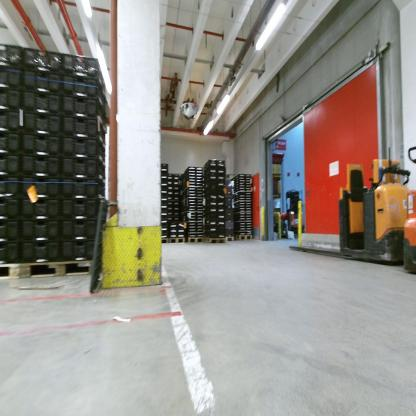
#> input picture dataset_acquisition_and_preparation/dataset/test/images/1211768-1132_jpg.rf.3b5d8745b10b9cc8ba12710c1226cbb6.jpg, 416 x 416 px, found by its file name; its folder holds only this picture in this run
$ jupyter execute --allow-errors data_preparation.ipynb   (shell and % lines are left out)
#> lines starting #> are read from the running program, lines starting #| are printed output that depends on the picture
## Data Preparation

***Mounting google drive***

[cell 1]
from google.colab import drive
drive.mount('/content/drive')

***Installing the dependencies***

***Inferencing on a single image using an open source model***

[cell 2]
from inference_sdk import InferenceHTTPClient

#> (the rest of this cell did not finish here and is left out)

#> (a cell that did not finish here is left out)

***Displaying the image with the result annotations***

[cell 4]
import cv2
from google.colab.patches import cv2_imshow

image_path = "/content/drive/MyDrive/images/1000736-6303_jpg.rf.92c0d6c8403755071eac22527c9ad815.jpg"
image = cv2.imread(image_path)

#> (the rest of this cell did not finish here and is left out)

***Running model on all the images and storing the annotations in YOLOv11 format.***

[cell 5]
import os
from google.colab import drive
from inference_sdk import InferenceHTTPClient
from inference_sdk import InferenceConfiguration
import cv2

#> (the rest of this cell did not finish here and is left out)

***Organizing the dataset into training, validation and test sets***

[cell 6]
import os
import random
import shutil

image_folder_path = "/content/drive/MyDrive/images"
annotation_folder_path = "/content/drive/MyDrive/yolo_annotations"

train_ratio = 0.7
val_ratio = 0.15
test_ratio = 0.15

train_image_dir = "/content/drive/MyDrive/dataset/train/images"
train_label_dir = "/content/drive/MyDrive/dataset/train/labels"
val_image_dir = "/content/drive/MyDrive/dataset/val/images"
val_label_dir = "/content/drive/MyDrive/dataset/val/labels"
test_image_dir = "/content/drive/MyDrive/dataset/test/images"
test_label_dir = "/content/drive/MyDrive/dataset/test/labels"

os.makedirs(train_image_dir, exist_ok=True)
os.makedirs(train_label_dir, exist_ok=True)
os.makedirs(val_image_dir, exist_ok=True)
os.makedirs(val_label_dir, exist_ok=True)
os.makedirs(test_image_dir, exist_ok=True)
os.makedirs(test_label_dir, exist_ok=True)

image_files = [f for f in os.listdir(image_folder_path) if f.endswith((".jpg"))]
random.shuffle(image_files)

num_images = len(image_files)
num_train = int(train_ratio * num_images)
num_val = int(val_ratio * num_images)
num_test = num_images - num_train - num_val

for i, image_file in enumerate(image_files):
  image_path = os.path.join(image_folder_path, image_file)
  label_file = os.path.splitext(image_file)[0] + ".txt"
  label_path = os.path.join(annotation_folder_path, label_file)

  if i < num_train:
    shutil.copy(image_path, train_image_dir)
    shutil.copy(label_path, train_label_dir)
  elif i < num_train + num_val:
    shutil.copy(image_path, val_image_dir)
    shutil.copy(label_path, val_label_dir)
  else:
    shutil.copy(image_path, test_image_dir)
    shutil.copy(label_path, test_label_dir)

print(f"Dataset split complete:")
print(f"Train images: {len(os.listdir(train_image_dir))}")
print(f"Val images: {len(os.listdir(val_image_dir))}")
print(f"Test images: {len(os.listdir(test_image_dir))}")

***Performing data augmentation by adjusting brightness, contrast, blur and flips.***

[cell 7]
import cv2
import numpy as np
import random
import os

def augment_image(image_path, output_path):
  image = cv2.imread(image_path)
#> image is the input picture: shape (416, 416, 3); mean B, G, R 132.9, 140.6, 145.5

  # brightness
  brightness_factor = random.uniform(0.7, 1.3)
  image = cv2.convertScaleAbs(image, alpha=brightness_factor, beta=0)
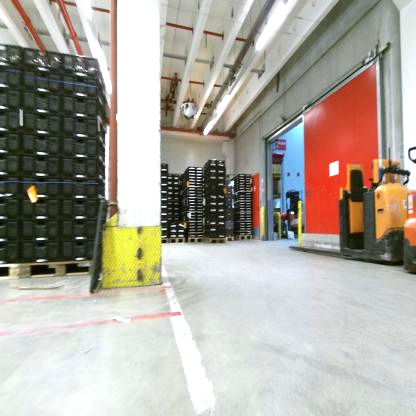
#> image: shape (416, 416, 3); mean B, G, R 157.7, 167.5, 173.7

  # contrast
  contrast_factor = random.uniform(0.7, 1.3)
  image = cv2.addWeighted(image, contrast_factor, np.zeros(image.shape, image.dtype), 0, 0)
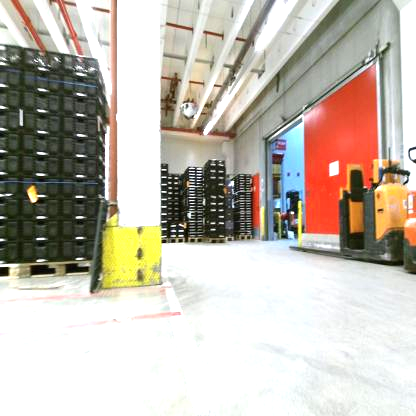
#> image: shape (416, 416, 3); mean B, G, R 175.1, 186.1, 193.8

  # Gaussian
  if random.random() < 0.5:
    blur_kernel_size = random.choice([3, 5, 7])
    image = cv2.GaussianBlur(image, (blur_kernel_size, blur_kernel_size), 0)
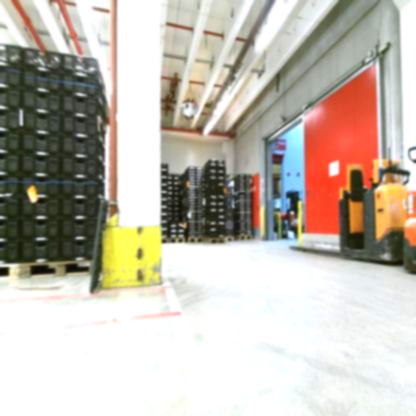
#> image: shape (416, 416, 3); mean B, G, R 175.1, 186.1, 193.8

  # flip
  if random.random() < 0.5:
      image = cv2.flip(image, 1)

  cv2.imwrite(output_path, image)


train_image_dir = "/content/drive/MyDrive/dataset/train/images"
label_dir = "/content/drive/MyDrive/yolo_annotations"
train_label_dir = "/content/drive/MyDrive/dataset/train/labels"

for filename in os.listdir(train_image_dir):
  if filename.endswith((".jpg")):
    image_path = os.path.join(train_image_dir, filename)
    output_path = os.path.join(train_image_dir, f"augmented_{filename}")

    label_path = os.path.join(label_dir, os.path.splitext(filename)[0] + ".txt")
    shutil.copy(label_path, os.path.join(train_label_dir, f"augmented_{os.path.splitext(filename)[0]}.txt"))
    augment_image(image_path, output_path)

$ run again, on dataset_acquisition_and_preparation/dataset/test/images/1564562916710-47_jpg.rf.d6cac1a4f33db6250ca3437ed44e2146.jpg
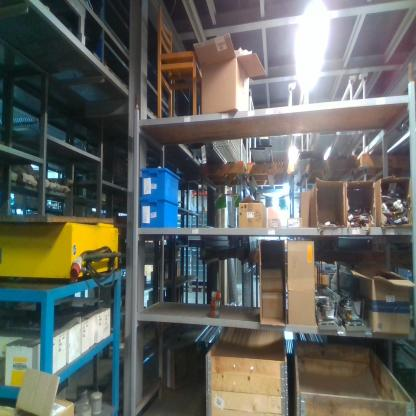
#> input picture dataset_acquisition_and_preparation/dataset/test/images/1564562916710-47_jpg.rf.d6cac1a4f33db6250ca3437ed44e2146.jpg, 416 x 416 px, found by its file name
#> in augment_image, image is the input picture: shape (416, 416, 3); mean B, G, R 95.7, 100.8, 98.2
#> in augment_image, `image = cv2.convertScaleAbs(image, alpha=brightness_factor, beta=0)`:
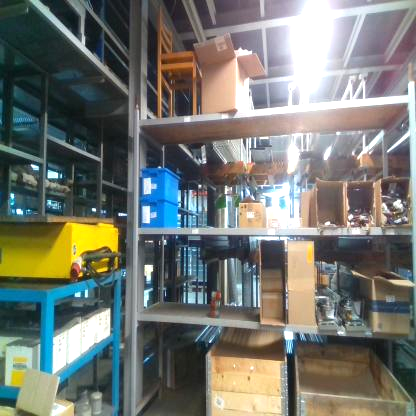
#> image: shape (416, 416, 3); mean B, G, R 113.3, 119.8, 116.5
#> in augment_image, `image = cv2.GaussianBlur(image, (blur_kernel_size, blur_kernel_size), 0)`:
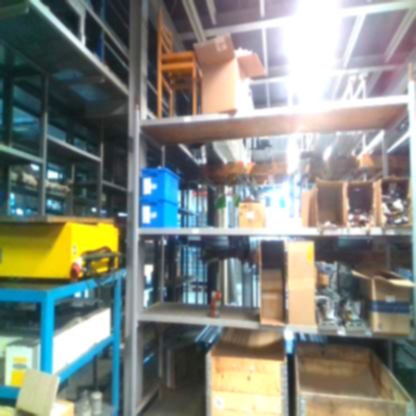
#> image: shape (416, 416, 3); mean B, G, R 127.7, 135.4, 130.9

$ run again, on dataset_acquisition_and_preparation/dataset/test/images/1564563338-2304075_jpg.rf.a55e0195b3906898e1dbc5d2ecde8882.jpg
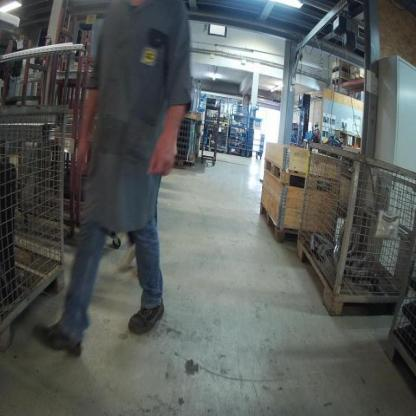
#> input picture dataset_acquisition_and_preparation/dataset/test/images/1564563338-2304075_jpg.rf.a55e0195b3906898e1dbc5d2ecde8882.jpg, 416 x 416 px, found by its file name
#> in augment_image, image is the input picture: shape (416, 416, 3); mean B, G, R 92.3, 94.1, 89.6
#> in augment_image, `image = cv2.convertScaleAbs(image, alpha=brightness_factor, beta=0)`:
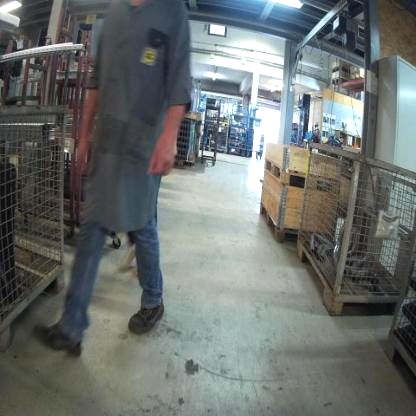
#> image: shape (416, 416, 3); mean B, G, R 110.5, 112.8, 107.6
#> in augment_image, `image = cv2.GaussianBlur(image, (blur_kernel_size, blur_kernel_size), 0)`:
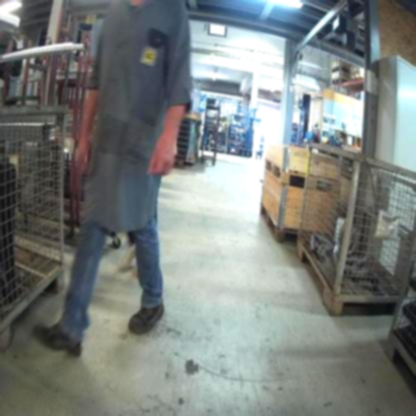
#> image: shape (416, 416, 3); mean B, G, R 126, 128.8, 123.2

$ run again, on dataset_acquisition_and_preparation/dataset/test/images/1564563923-9839232_jpg.rf.aabb565716c4fc09799efb702837f259.jpg
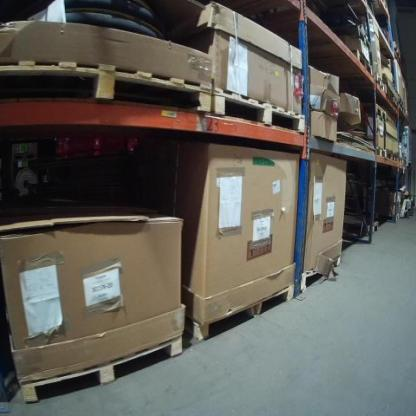
#> input picture dataset_acquisition_and_preparation/dataset/test/images/1564563923-9839232_jpg.rf.aabb565716c4fc09799efb702837f259.jpg, 416 x 416 px, found by its file name
#> in augment_image, image is the input picture: shape (416, 416, 3); mean B, G, R 86.8, 93.2, 95.4
#> in augment_image, `image = cv2.convertScaleAbs(image, alpha=brightness_factor, beta=0)`:
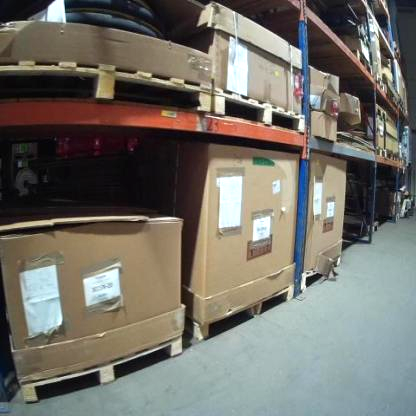
#> image: shape (416, 416, 3); mean B, G, R 104.4, 112.2, 115.1
#> in augment_image, `image = cv2.GaussianBlur(image, (blur_kernel_size, blur_kernel_size), 0)`:
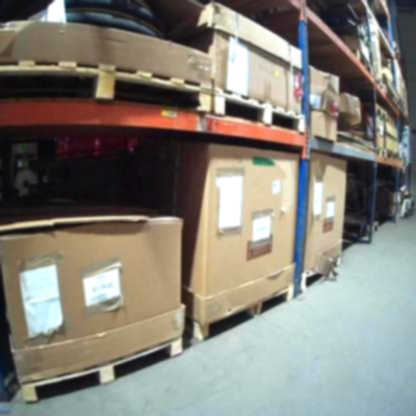
#> image: shape (416, 416, 3); mean B, G, R 119.6, 128.6, 132.3

$ run again, on dataset_acquisition_and_preparation/dataset/test/images/1366296-2234_jpg.rf.740577a518467a1a9bba1f689b88c99e.jpg
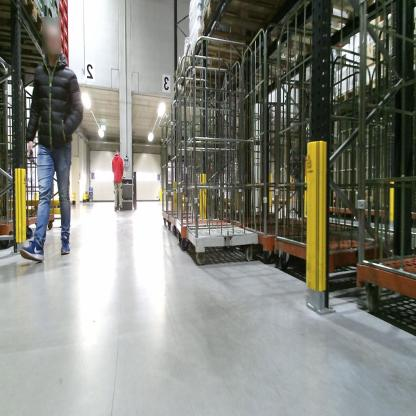
#> input picture dataset_acquisition_and_preparation/dataset/test/images/1366296-2234_jpg.rf.740577a518467a1a9bba1f689b88c99e.jpg, 416 x 416 px, found by its file name
#> in augment_image, image is the input picture: shape (416, 416, 3); mean B, G, R 124.1, 132.3, 131.2
#> in augment_image, `image = cv2.convertScaleAbs(image, alpha=brightness_factor, beta=0)`:
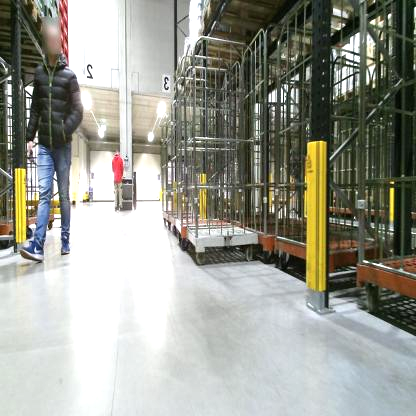
#> image: shape (416, 416, 3); mean B, G, R 145.3, 155.1, 153.8
#> in augment_image, `image = cv2.GaussianBlur(image, (blur_kernel_size, blur_kernel_size), 0)`:
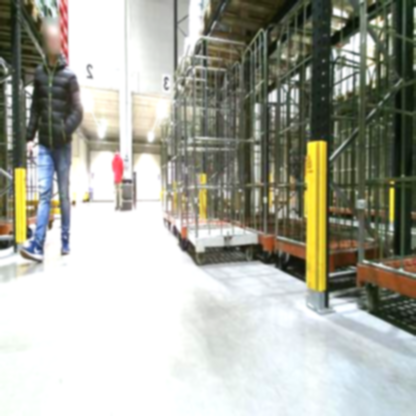
#> image: shape (416, 416, 3); mean B, G, R 160.6, 171.4, 170.1
